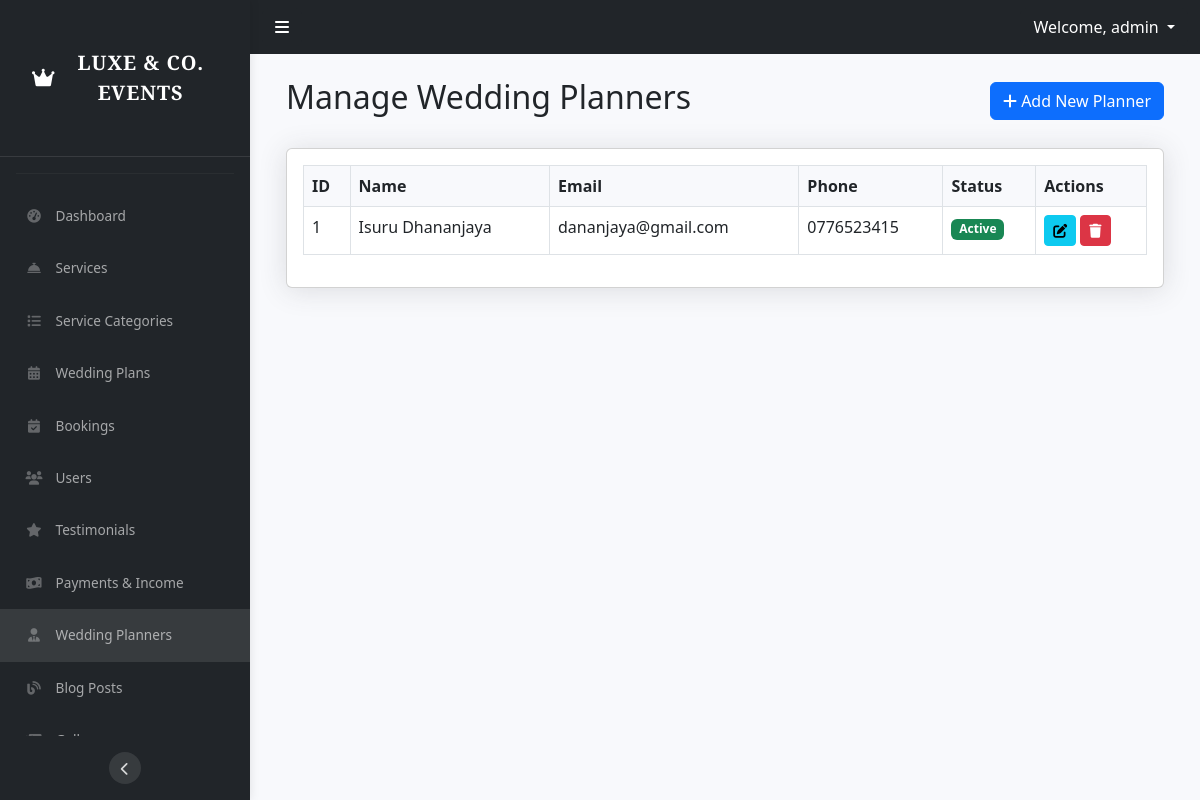
The page /admin/wedding-planners.php (signed in) on the database its author committed.
### tables this page shows
CREATE TABLE `wedding_planners` (
  `id` int(11) NOT NULL,
  `full_name` varchar(100) NOT NULL,
  `email` varchar(100) NOT NULL,
  `phone` varchar(20) NOT NULL,
  `bio` text DEFAULT NULL,
  `experience_years` int(11) DEFAULT NULL,
  `specialties` text DEFAULT NULL,
  `is_active` tinyint(1) DEFAULT 1,
  `created_at` timestamp NOT NULL DEFAULT current_timestamp(),
  `updated_at` timestamp NOT NULL DEFAULT current_timestamp() ON UPDATE current_timestamp()
);

### admin/wedding-planners.php (the view, shortened to what this page needs)
<?php
require_once '../includes/config.php';
$planners = $conn->query("SELECT * FROM wedding_planners ORDER BY created_at DESC");
require_once 'includes/header.php';
?>
<div class="container-fluid">
    <div class="d-flex justify-content-between align-items-center mb-4">
        <h2>Manage Wedding Planners</h2>
        <button class="btn btn-primary" data-bs-toggle="modal" data-bs-target="#addPlannerModal">
            <i class="fas fa-plus"></i> Add New Planner
        </button>
    </div>
    <div class="card shadow mb-4">
        <div class="card-body">
            <div class="table-responsive">
                <table class="table table-bordered" id="plannersTable" width="100%" cellspacing="0">
                    <thead>
                        <tr>
                            <th>ID</th>
                            <th>Name</th>
                            <th>Email</th>
                            <th>Phone</th>
                            <th>Status</th>
                            <th>Actions</th>
                        </tr>
                    </thead>
                    <tbody>
                        <?php while ($planner = $planners->fetch_assoc()): ?>
                            <tr>
                                <td><?php echo $planner['id']; ?></td>
                                <td><?php echo htmlspecialchars($planner['full_name']); ?></td>
                                <td><?php echo htmlspecialchars($planner['email']); ?></td>
                                <td><?php echo htmlspecialchars($planner['phone']); ?></td>
                                <td>
                                    <span class="badge <?php echo $planner['is_active'] ? 'bg-success' : 'bg-danger'; ?>">
                                        <?php echo $planner['is_active'] ? 'Active' : 'Inactive'; ?>
                                    </span>
                                </td>
                                <td>
                                    <button class="btn btn-sm btn-info edit-planner"
                                            data-bs-toggle="modal"
                                            data-bs-target="#editPlannerModal"
                                            data-id="<?php echo $planner['id']; ?>"
                                            data-name="<?php echo htmlspecialchars($planner['full_name']); ?>"
                                            data-email="<?php echo htmlspecialchars($planner['email']); ?>"
                                            data-phone="<?php echo htmlspecialchars($planner['phone']); ?>"
                                            data-bio="<?php echo htmlspecialchars($planner['bio']); ?>"
                                            data-active="<?php echo $planner['is_active']; ?>">
                                        <i class="fas fa-edit"></i>
                                    </button>
                                    <button class="btn btn-sm btn-danger delete-planner"
                                            data-bs-toggle="modal"
                                            data-bs-target="#deletePlannerModal"
                                            data-id="<?php echo $planner['id']; ?>"
                                            data-name="<?php echo htmlspecialchars($planner['full_name']); ?>">
                                        <i class="fas fa-trash"></i>
                                    </button>
                                </td>
                            </tr>
                        <?php endwhile; ?>
                    </tbody>
                </table>
            </div>
        </div>
    </div>
</div>
<?php require_once 'includes/footer.php'; ?>

### admin/assets/css/admin-style.css (style rules this page uses)
body { background: #f8f9fc; }
.table-responsive { margin: 0; }
.table th { background-color: #f8f9fc; border-top: none; }
.shadow { box-shadow: 0 .15rem 1.75rem 0 rgba(58,59,69,.15) !important; }

### admin/includes/header.php (style rules this page uses)
body { overflow-x: hidden; }

### rows shown on the page
wedding_planners: id "1", full_name "Isuru Dhananjaya", email "dananjaya@gmail.com", phone "0776523415", is_active "Active"

### other values the page prints
$_SESSION['admin']['username'] "admin"
